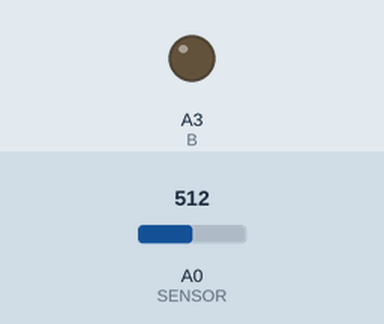
Recording of a sketch running on a simulated Arduino Uno, built with avr-gcc and run on an emulated ATmega328P. Parts: output pins drawn as LEDs (lit = HIGH). Inputs (shaded band) come from the test bench; at power-on: A0 (SENSOR) = 512. What the sketch prints to the serial monitor is not drawn.

Above: at 1.2 s.
1.3 s: A0 (SENSOR) set to 81
2.8 s: A0 (SENSOR) set to 70
At 3.7 s:
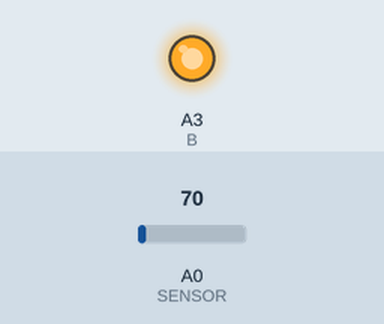
4.3 s: A0 (SENSOR) set to 110
At 5.1 s:
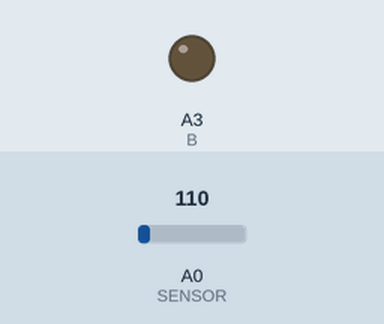
6.1 s: A0 (SENSOR) set to 65
At 7.3 s:
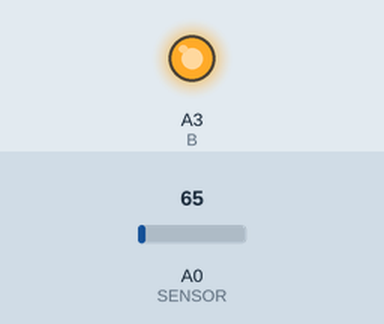
7.6 s: A0 (SENSOR) set to 122
At 8.8 s:
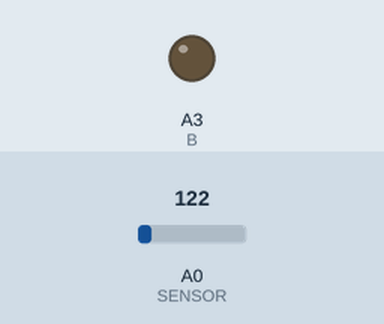
Timing chart, 0 to 10.1 s (numbered marks = the images above; inputs shaded):
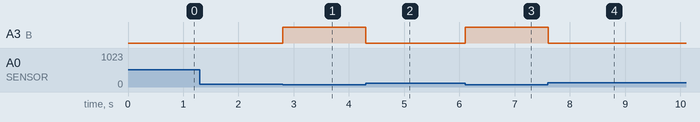

Measured:
- the behaviour switches between 75 and 74 on A0 (SENSOR) (found by bisection; images 0 and 1)
- after the input at 1.3 s, every drawn part: stays the same
- after the input at 2.8 s, A3 (B): LOW → HIGH at once
- after the input at 4.3 s, A3 (B): HIGH → LOW at once
- after the input at 6.1 s, A3 (B): LOW → HIGH at once
- after the input at 7.6 s, A3 (B): HIGH → LOW at once

The sketch:

laser-receiver.ino
```cpp
#define SENSOR A0
#define R A1
#define G A2
#define B A3
const char *symbolsBin[63] = {"000001", "000010", "000011", "000100", "000101", "000110", "000111",
                              "001000", "001001", "001010", "001011", "001100", "001101", "001110", "001111",
                              "010000", "010001", "010010", "010011", "010100", "010101", "010110", "010111",
                              "011000", "011001", "011010", "011011", "011100", "011101", "011110", "011111",
                              "100000", "100001", "100010", "100011", "100100", "100101", "100110", "100111",
                              "101000", "101001", "101010", "101011", "101100", "101101", "101110", "101111",
                              "110000", "110001", "110010", "110011", "110100", "110101", "110110", "110111",
                              "111000", "111001", "111010", "111011", "111100", "111101", "111110", "111111"
                            };
const char symbols[63] = "0123456789abcdefghijklmnopqrstuvwxyz.,?!+-*/=()[]{}@#%&\"<>~;: ";


String Receive(){
  String inputStr = "";
  bool firstSymbol = true;
  int zeroCount = 0;
  int delaySig = 30;
  while (zeroCount < 15){
    if (analogRead(SENSOR) < 100){
      analogWrite(B, 1023);
      inputStr += '1';
      zeroCount = 0;
    }
    else{
      analogWrite(B, 0);
      inputStr += '0';
      zeroCount++;
   }
   if (firstSymbol or delaySig == 0){
    delay(5);
    firstSymbol = false;
    delaySig = 30;
   }
   else{
    delay(10);
    delaySig--;
   }
  }

  return inputStr;
}

String ClearSignal(String rawSignal){
  String clearSig = rawSignal;
  clearSig.remove(0,3);
  clearSig.remove(clearSig.length()-17, 17);
  return clearSig;
}

String Decoding(String clearBin){
  String operPart = "";
  String result = "";
  for(int i = 0; i < clearBin.length()/6; i++){
    operPart += clearBin[(i*6)];
    operPart += clearBin[(i*6)+1];
    operPart += clearBin[(i*6)+2];
    operPart += clearBin[(i*6)+3];
    operPart += clearBin[(i*6)+4];
    operPart += clearBin[(i*6)+5];
    for(int j = 0; j< 63; j++){
      if(operPart == symbolsBin[j]){
        result+=symbols[j];
        operPart = "";
        break;
      }
    }
  }
  return result;
}
void setup(){
  Serial.begin(9600);
}

void loop(){
  bool waiting = true;
  while(waiting){
    if (analogRead(SENSOR) < 75) waiting = false;
    delay(0);
  }
  String rawStr = Receive();
  Serial.println(ClearSignal(rawStr));
  Serial.println(Decoding(ClearSignal(rawStr)));
  waiting = true;
}
```
